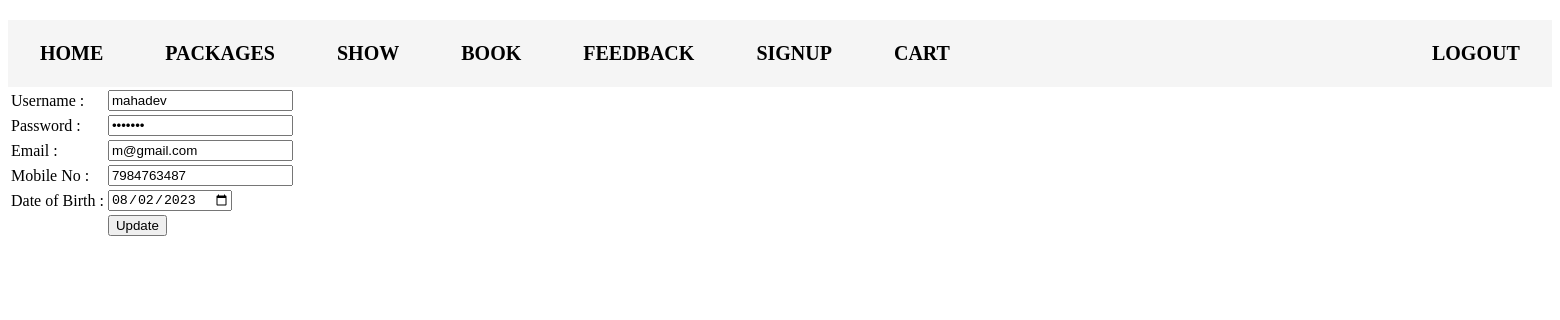
/admin/signupd.php?id=23 (signed in), run on the app's committed database.
### tables this page shows
CREATE TABLE `signup` (
  `id` int(10) NOT NULL,
  `unm` varchar(200) NOT NULL,
  `pass` varchar(8) NOT NULL,
  `email` varchar(100) NOT NULL,
  `cno` varchar(10) NOT NULL,
  `dob` varchar(13) NOT NULL,
  `utype` varchar(20) NOT NULL
);

### admin/signupd.php (the view, shortened to what this page needs)
<?php
	include("connect.php");
	include("header.php");
?>
<table>
<?php
	$id = $_GET['id'];
	$q = mysqli_query($cn,"select * from signup where id = '$id' ");
	echo "<form action='signupdpro.php' method='POST'>";
	while($r = mysqli_fetch_array($q))
	{
		echo "<tr><td>Username :</td>";
		echo "<td><input type='text' name='unm' value=".$r[1]."></td></tr>";
		echo "<tr><td>Password :</td>";
		echo "<td><input type='password' name='pass' value=".$r[2]."></td></tr>";
		echo "<tr><td>Email :</td>";
		echo "<td><input type='email' name='email' value=".$r[3]."></td></tr>";
		echo "<tr><td>Mobile No :</td>";
		echo "<td><input type='text' name='cno' value=".$r[4]."></td></tr>";
		echo "<tr><td>Date of Birth :</td>";
		echo "<td><input type='date' name='dob' value=".$r[5]."></td></tr>";
	}
	echo "<tr>	<td></td><td><input type='submit' name='update' value='Update'></td></tr>";
?>
</table>

### admin/style.css (style rules this page uses)
form { display: flex; flex-direction:column ; width: 100%; align-items: center; background-color: whitesmoke; }

### data on the page
signup: unm "mahadev", email "m@gmail.com", cno "7984763487", dob "08/02/2023"
